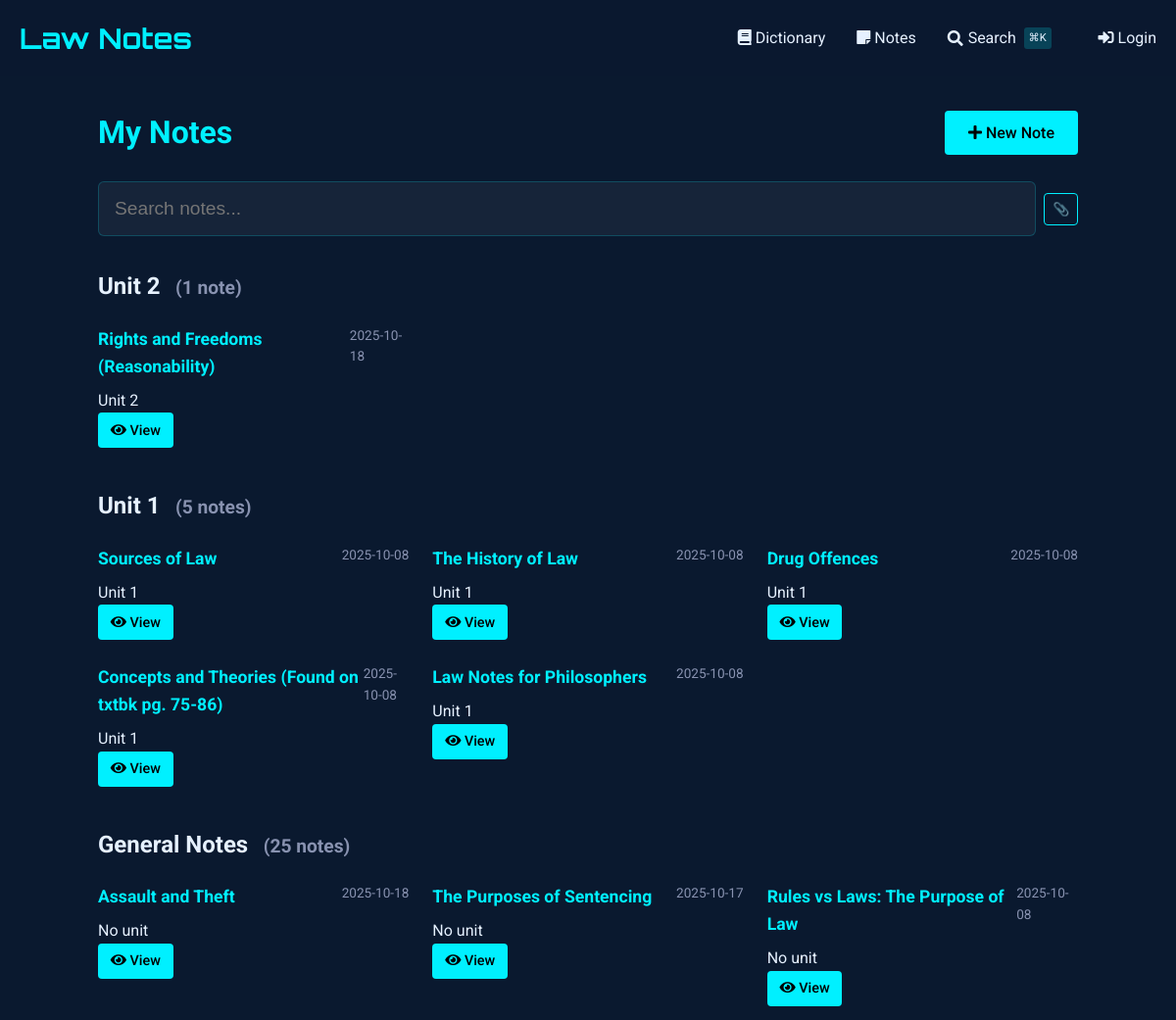
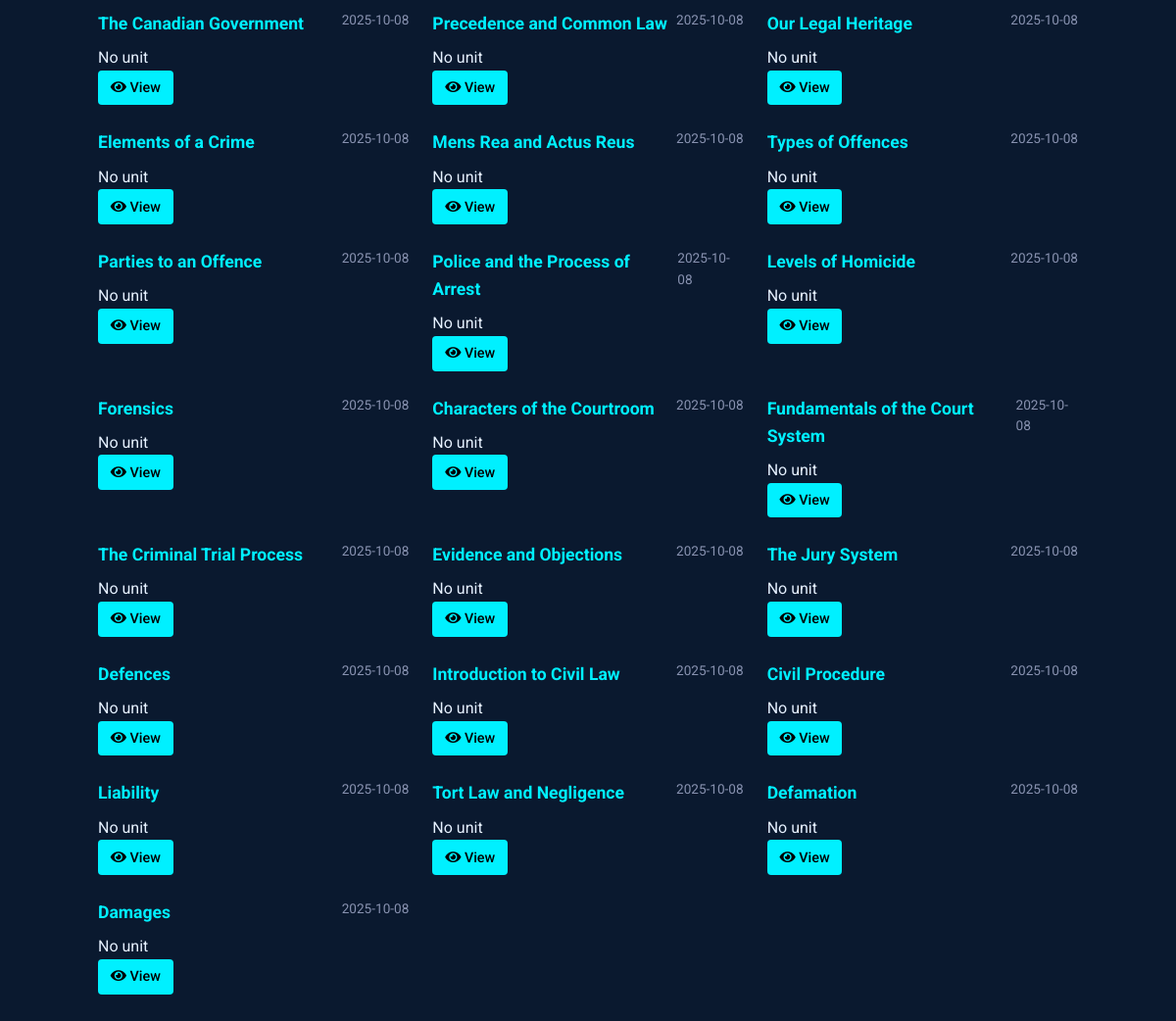
The app's page /notes with its own data (2 pictures, top to bottom).
### tables this page shows
CREATE TABLE notes (
    id INTEGER PRIMARY KEY AUTOINCREMENT,
    title TEXT NOT NULL,                -- short title for the note
    content TEXT NOT NULL,              -- the full note text
    unit_number INTEGER,                -- optional: to group with course units
    tags TEXT,                          -- comma-separated or JSON for filtering/search
    related_entries TEXT,               -- store glossary ids (e.g., "1,4,5") for cross-linking
    created_at TIMESTAMP DEFAULT CURRENT_TIMESTAMP,
    last_updated TIMESTAMP DEFAULT CURRENT_TIMESTAMP,
    views INTEGER DEFAULT 0,            -- track popularity
    is_favorite BOOLEAN DEFAULT 0,      -- quick flag for starred notes
    comments TEXT                       -- optional: your own thoughts or annotations
, has_worksheet BOOLEAN DEFAULT 0);

### notes_routes.py (the view)
@notes_bp.route('')
def index():
    db = SQL("sqlite:///notes.db")
    notes = db.execute("""
        SELECT id, title, unit_number,
               strftime('%Y-%m-%d', created_at) as created_date,
               strftime('%Y-%m-%d', last_updated) as last_updated,
               is_favorite, has_worksheet
        FROM notes
        ORDER BY
            CASE WHEN unit_number = '' OR unit_number IS NULL THEN 1 ELSE 0 END,
            CAST(unit_number AS INTEGER) DESC,
            last_updated DESC
    """)
    notes_by_unit = {}
    for note in notes:
        unit = note.get('unit_number', 'Ungrouped')
        if unit not in notes_by_unit:
            notes_by_unit[unit] = []
        notes_by_unit[unit].append(note)
    return render_template('notes/index.html',
                         notes_by_unit=notes_by_unit)

### sql.py (called while the page is built)
def _enable_logging(f):
    import logging
    import functools
    import os
    @functools.wraps(f)
    def decorator(*args, **kwargs):
        try:
            import flask
        except ModuleNotFoundError:
            return f(*args, **kwargs)
        disabled = logging.getLogger("cs50").disabled
        if flask.current_app and os.getenv("FLASK_ENV") == "development":
            logging.getLogger("cs50").disabled = False
        try:
            return f(*args, **kwargs)
        finally:
            logging.getLogger("cs50").disabled = disabled
    return decorator

    def __del__(self):
        self._disconnect()

    def _disconnect(self):
        if hasattr(_data, self._name()):
            getattr(_data, self._name()).close()
            delattr(_data, self._name())

    def _name(self):
        return str(hash(self))

        def connect(dbapi_connection, connection_record):
            try:
                if isinstance(
                    dbapi_connection, sqlite3.Connection
                ):  # If back end is sqlite
                    cursor = dbapi_connection.cursor()
                    cursor.execute("PRAGMA foreign_keys=ON")
                    cursor.close()
            except:
                pass

### templates/notes/index.html (shortened to what this page needs)
{% extends "notes/base.html" %}
{% block content %}
<div class="container" style="max-width: 1000px; margin: 0 auto;">
    <div style="display: flex; justify-content: space-between; align-items: center; margin-bottom: 1.5rem;">
        <h1 style="color: var(--primary); margin: 0;">
            My Notes
        </h1>
        <a href="{{ url_for('notes.add_note') }}" class="btn" style="background: var(--primary); color: #000; text-decoration: none; white-space: nowrap;">
            <i class="fas fa-plus"></i> New Note
        </a>
    </div>
    <div class="search-container">
        <input type="text" id="noteSearch" class="search-input" placeholder="Search notes..." autocomplete="off" style="padding-left: 1rem;">
    </div>
    <div id="notesContainer">
        {% if notes_by_unit %}
            {% for unit, notes in notes_by_unit.items() %}
                <div class="unit-section" data-unit="{{ unit or 'general' }}">
                    <h2 class="unit-header">
                        {% if unit %}
                            Unit {{ unit }}
                        {% else %}
                            General Notes
                        {% endif %}
                        <small class="unit-count" style="font-size: 0.8em; color: #8892b0; margin-left: 0.5em;">
                        </small>
                    </h2>
                    <div class="notes-grid" style="display: grid; grid-template-columns: repeat(auto-fill, minmax(300px, 1fr)); gap: 1.5rem;" data-unit="{{ unit or 'general' }}">
                        {% for note in notes %}
                            <div class="note-card"
                                 data-id="{{ note.id }}"
                                 data-title="{{ note.title|lower }}"
                                 data-content="{{ note.content|lower }}"
                                 data-unit="{{ note.unit_number or 'general' }}"
                                 data-tags="{{ note.tags|default('', true)|lower }}"
                                 data-has-worksheet="{{ 'true' if note.has_worksheet else 'false' }}"
                                 data-date="{{ (note.last_updated or note.created_date)|lower }}"
                                 data-favorite="{{ 'favorite' if note.is_favorite else '' }}">
                                <div style="display: flex; justify-content: space-between; align-items: flex-start;">
                                    <h3 style="margin: 0 0 0.5rem 0; font-size: 1.1rem; color: var(--primary);">
                                        {{ note.title }}
                                    </h3>
                                    <span class="note-date" style="color: #8892b0; font-size: 0.85rem;">
                                        {{ note.last_updated or note.created_date }}
                                    </span>
                                </div>
                                <div class="note-meta">
                                    {% if note.unit_number %}
                                        <span>Unit {{ note.unit_number }}</span>
                                    {% else %}
                                        <span>No unit</span>
                                    {% endif %}
                                </div>
                                <div class="note-actions">
                                    <a href="{{ url_for('notes.view_note', note_id=note.id) }}" class="btn" style="padding: 0.4rem 0.8rem; font-size: 0.9rem;">
                                        <i class="fas fa-eye"></i> View
                                    </a>
                                </div>
                            </div>
                        {% endfor %}
                    </div>
                </div>
            {% endfor %}
        {% endif %}
    </div>
</div>
{% endblock %}

### templates/notes/base.html (shortened to what this page needs)
{% extends "dictionary/base.html" %}

### templates/dictionary/base.html (shortened to what this page needs)
<!DOCTYPE html>
<html lang="en">
<head>
    <link href="https://cdnjs.cloudflare.com/ajax/libs/font-awesome/5.15.4/css/all.min.css" rel="stylesheet">
</head>
<body>
    <header>
        <div class="container">
            <div class="header-content">
                <a href="{{ url_for('dictionary.index') }}" class="logo">Law Notes</a>
                <nav class="nav-links">
                    <a href="{{ url_for('dictionary.index') }}" class="nav-link">
                        <i class="fas fa-book"></i> Dictionary
                    </a>
                    <a href="{{ url_for('notes.index') }}" class="nav-link">
                        <i class="fas fa-sticky-note"></i> Notes
                    </a>
                    <a href="{{ url_for('search') }}" class="nav-link" style="display: flex; align-items: center; gap: 0.3rem;">
                        <i class="fas fa-search"></i>
                        <span>Search</span>
                        <span style="font-size: 0.7rem; background: rgba(0, 240, 255, 0.2); padding: 0.1rem 0.3rem; border-radius: 3px; margin-left: 0.2rem;">⌘K</span>
                    </a>
                    {% if session.get("name") %}
                    <a href="{{ url_for('dictionary.add_entry') }}" class="nav-link" style="margin-left: 1rem;">
                        <i class="fas fa-plus"></i> Add Entry
                    </a>
                    <a href="/auth/logout" class="nav-link">
                        <i class="fas fa-sign-out-alt"></i> Logout
                    </a>
                    {% else %}
                    <a href="/auth/login" class="nav-link" style="margin-left: 1rem;">
                        <i class="fas fa-sign-in-alt"></i> Login
                    </a>
                    {% endif %}
                </nav>
            </div>
        </div>
    </header>
    <main class="container" style="padding: 2rem 0;">
        {% block content %}{% endblock %}
    </main>
</body>
</html>

### templates/dictionary/base.html (style rules this page uses)
:root { --primary: #00f0ff; --bg-dark: #0a192f; --text: #e6f1ff; --success: #2ecc71; --error: #e74c3c; }
body { font-family: 'Roboto', sans-serif; background-color: var(--bg-dark); color: var(--text); line-height: 1.6; margin: 0; padding: 0; }
.container { max-width: 1200px; margin: 0 auto; padding: 0 20px; }
header { background: rgba(10, 25, 47, 0.9); padding: 1rem 0; }
.header-content { display: flex; justify-content: space-between; align-items: center; }
.logo { font-family: 'Orbitron', sans-serif; font-size: 1.8rem; color: var(--primary); text-decoration: none; font-weight: 700; }
.nav-links { display: flex; gap: 2rem; }
.nav-link { color: var(--text); text-decoration: none; transition: color 0.3s; }
.btn { display: inline-block; padding: 0.6rem 1.5rem; background: var(--primary); color: #000; border: none; border-radius: 4px; cursor: pointer; text-decoration: none; font-weight: 500; transition: all 0.3s; }

### templates/notes/index.html (style rules this page uses)
.search-container { margin-bottom: 2rem; position: relative; }
.search-input { width: 100%; padding: 0.8rem 1rem; padding-left: 2.5rem; font-size: 1rem; background: rgba(10, 25, 47, 0.7); border: 1px solid rgba(0, 240, 255, 0.3); border-radius: 4px; color: #e6f1ff; transition: all 0.3s ease; }
.unit-section { margin-bottom: 2.5rem; }

### templates/partials/spotlight_search.html (style rules this page uses)
.search-input { width: 100%; padding: 1rem 1rem 1rem 3rem; font-size: 1.2rem; background: rgba(255, 255, 255, 0.05); border: 1px solid rgba(0, 240, 255, 0.2); border-radius: 6px; color: #e6f1ff; transition: all 0.3s ease; }

### records on screen
notes: title "Rights and Freedoms (Reasonability)", last_updated "2025-10-18", unit_number "2"
notes: title "Sources of Law", last_updated "2025-10-08", unit_number "1"
notes: title "The History of Law", last_updated "2025-10-08", unit_number "1"
notes: title "Drug Offences", last_updated "2025-10-08", unit_number "1"
notes: title "Concepts and Theories (Found on txtbk pg. 75-86)", last_updated "2025-10-08", unit_number "1"
notes: title "Law Notes for Philosophers", last_updated "2025-10-08", unit_number "1"
notes: title "Assault and Theft", last_updated "2025-10-18", shows "No unit"
notes: title "The Purposes of Sentencing", last_updated "2025-10-17", shows "No unit"
notes: title "Rules vs Laws: The Purpose of Law", last_updated "2025-10-08", shows "No unit"
notes: title "The Canadian Government", last_updated "2025-10-08", shows "No unit"
notes: title "Precedence and Common Law", last_updated "2025-10-08", shows "No unit"
notes: title "Our Legal Heritage", last_updated "2025-10-08", shows "No unit"
notes: title "Elements of a Crime", last_updated "2025-10-08", shows "No unit"
notes: title "Mens Rea and Actus Reus", last_updated "2025-10-08", shows "No unit"
notes: title "Types of Offences", last_updated "2025-10-08", shows "No unit"
notes: title "Parties to an Offence", last_updated "2025-10-08", shows "No unit"
notes: title "Police and the Process of Arrest", last_updated "2025-10-08", shows "No unit"
notes: title "Levels of Homicide", last_updated "2025-10-08", shows "No unit"
notes: title "Forensics", last_updated "2025-10-08", shows "No unit"
notes: title "Characters of the Courtroom", last_updated "2025-10-08", shows "No unit"
notes: title "Fundamentals of the Court System", last_updated "2025-10-08", shows "No unit"
notes: title "The Criminal Trial Process", last_updated "2025-10-08", shows "No unit"
notes: title "Evidence and Objections", last_updated "2025-10-08", shows "No unit"
notes: title "The Jury System", last_updated "2025-10-08", shows "No unit"
notes: title "Defences", last_updated "2025-10-08", shows "No unit"
notes: title "Introduction to Civil Law", last_updated "2025-10-08", shows "No unit"
notes: title "Civil Procedure", last_updated "2025-10-08", shows "No unit"
notes: title "Liability", last_updated "2025-10-08", shows "No unit"
notes: title "Tort Law and Negligence", last_updated "2025-10-08", shows "No unit"
notes: title "Defamation", last_updated "2025-10-08", shows "No unit"
notes: title "Damages", last_updated "2025-10-08", shows "No unit"

### other values on screen
{{ unit }} "2" "1"
